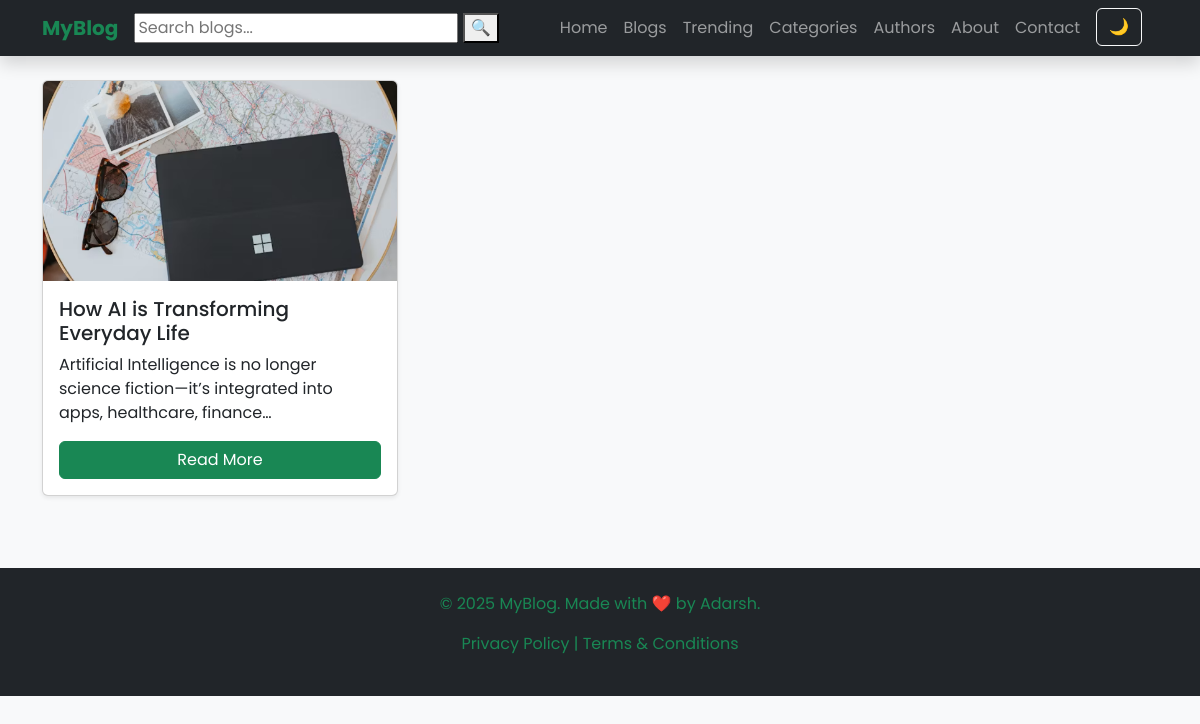
Page /category-blog/Technology/ on the committed database.
### webapp/models.py (models this page shows)
class Blog(models.Model):
    STATUS_CHOICE = (
        ('draft','Draft'),
        ('published','Published')
    )
    title = models.CharField(max_length=100,unique=True)
    slug = models.SlugField(unique=TRUE,blank=True)
    category = models.ForeignKey(Category,on_delete=models.CASCADE)
    author = models.ForeignKey(User,on_delete=models.CASCADE)
    blog_image = models.ImageField(upload_to='uploads/%y/%m/%d')
    short_description = models.TextField(max_length=1000)
    blog_body = models.TextField(max_length=3000)
    views = models.IntegerField(null=True)
    comment = models.IntegerField(null=True)
    status = models.CharField(max_length=100,choices= STATUS_CHOICE, default='draft')
    is_feacherd = models.BooleanField(default=False)
    created_at = models.DateTimeField(auto_now_add=True)
    updated_at = models.DateTimeField(auto_now=True)

### webapp/views.py (the view)
# urls.py: path('category-blog/<str:cn>/',category_blog,name='category-blog'),
def category_blog(request,cn):
    blog_obj = Blog.objects.filter(category__category_name=cn)
    context = {
        'blog' : blog_obj,
    }
    return render(request,'category-blog.html',context)

### templates/category-blog.html (shortened to what this page needs)
{% extends 'base.html' %}
{% block content %}
<section class="container py-4">
  <div class="row">
    <div class="col-lg-12">
      <div class="row g-4" id="subcategoryBlogGrid">
        {% for i in blog %}
        <div class="col-md-4">
          <div class="card h-100 shadow-sm">
            <img src="{{i.blog_image.url}}" class="card-img-top" alt="Blog 1">
            <div class="card-body">
              <h5 class="card-title">{{i.title}}</h5>
              <p class="card-text">{{i.short_description|truncatechars:100}}</p>
              <a href="{% url 'blog-detail' i.pk %}" class="btn btn-success">Read More</a>
            </div>
          </div>
        </div>
        {% endfor %}
      </div>
    </div>
  </div>
</section>
{% endblock %}

### static/css/style.css (style rules this page uses)
body { font-family: 'Poppins', sans-serif; margin:0; background: #f8f9fa; color:#212529; scroll-behavior:smooth; }
a { text-decoration: none; }
.card-img-top { height: 200px; object-fit: cover; }
.card { min-height: 350px; transition: transform 0.3s; }
.card-body { display: flex; flex-direction: column; justify-content: space-between; }

### rows in the picture
Blog: blog_image (picture), title "How AI is Transforming Everyday Life", short_description "Artificial Intelligence is no longer science fiction—it’s integrated into apps, healthcare, finance…"
